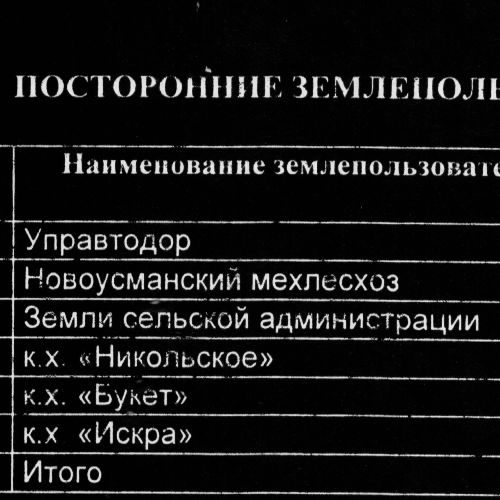
#> input picture склон-1 - демонстрационная выборка/склон-1 - демонстрационная выборка-152950.950746.png, 1000 x 1000 px (shown at 1/2 size)
$ python -i Morfology_updating_image.py   (imports and definitions only)
#> lines starting #> are read from the running program, lines starting #| are printed output that depends on the picture
#> further down, picture is the input picture: shape (1000, 1000, 3); min 0, max 248, mean 22
# Пропишем алгоритмы приведения изображения к нормальной форме
import math
import cv2
import cv2 as morfological_transformation
import matplotlib.pyplot as plt
import imageio
import numpy as np
# from sympy import ITE
import torch
import torch.nn as nn
import torch.nn.functional as F
import PIL as pil
from PIL import Image, ImageFilter
import base64
import os


def convert_to_channel_one_channel(path_to_image: str):
    return cv2.imread(path_to_image, 0)


# [6 lines left out: function edges, not called in this run]


def change_format_image():
    pass


# [62 lines left out: functions dilate_image, non_shum, normalization, not called in this run]


def morphological_change_image(image):
    kernel_open = morfological_transformation.getStructuringElement(
        morfological_transformation.MORPH_RECT, (2, 2))
    kernel_close = morfological_transformation.getStructuringElement(
        morfological_transformation.MORPH_RECT, (3, 3))
    masking = morfological_transformation.morphologyEx(
        image, morfological_transformation.MORPH_CLOSE, kernel_close)
    masking = morfological_transformation.morphologyEx(
        masking, morfological_transformation.MORPH_OPEN, kernel_open)
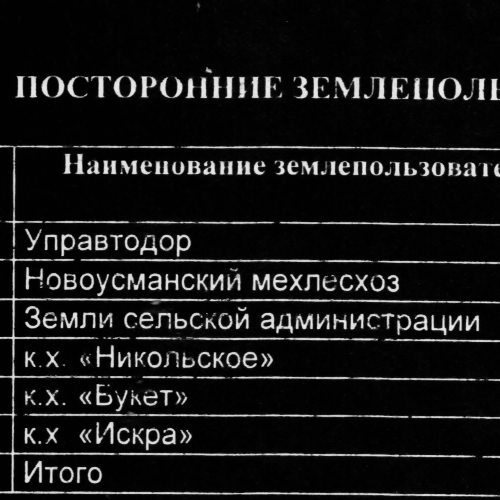
#> masking: shape (1000, 1000, 3) (shown at 1/2 size); min 1, max 236, mean 22.9

    masking = morfological_transformation.dilate(
        masking, kernel_open, iterations=1)
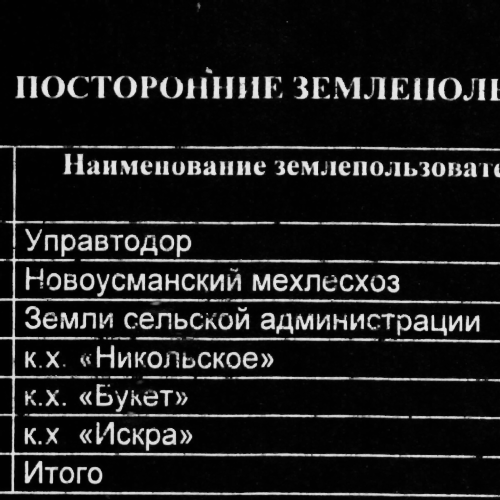
#> masking: shape (1000, 1000, 3) (shown at 1/2 size); min 1, max 236, mean 28.1

    kernel_open = morfological_transformation.getStructuringElement(
        morfological_transformation.MORPH_RECT, (1, 1))
    kernel_close = morfological_transformation.getStructuringElement(
        morfological_transformation.MORPH_RECT, (2, 2))
    masking = morfological_transformation.morphologyEx(
        masking, morfological_transformation.MORPH_CLOSE, kernel_close)
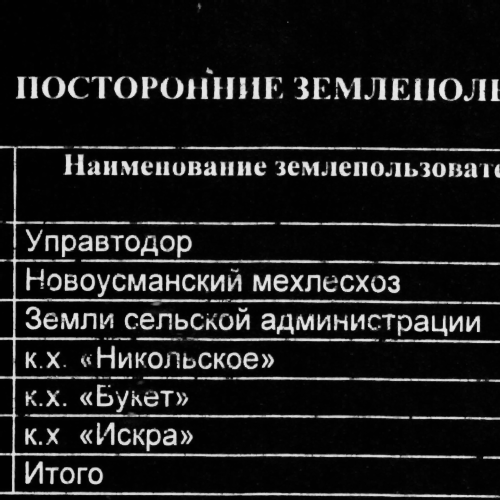
#> masking: shape (1000, 1000, 3) (shown at 1/2 size); min 1, max 236, mean 28.1
    masking = morfological_transformation.morphologyEx(
        masking, morfological_transformation.MORPH_OPEN, kernel_open)
    masking = morfological_transformation.dilate(
        masking, kernel_open, iterations=1)

    return masking


# [13 lines left out: function morphological_dilate_image, not called in this run]


def image_from_bytearray(byte_string: bytearray):
    array_numpy = np.array(byte_string.decode('utf-8'))


# [81 lines left out: functions image_view, cleaner_to_value, save_morfological_transformation_image, wait_byte_form_image, normalization_by_dirs, convert_to_one_channel_by_dirs and 1 more, not called in this run]
                # name_image = file.split('.')[0]
                # morfological_transformation.imwrite(
                #     f'{name_image}.png', resize_one_channel_image)

# [2 lines not run here, left out]

>>> import cv2
>>> picture = cv2.imread('../склон-1 - демонстрационная выборка/склон-1 - демонстрационная выборка-152950.950746.png')
>>> result = morphological_change_image(picture)

$ run again, on склон-1 - демонстрационная выборка/склон-1 - демонстрационная выборка-152954.113574.png
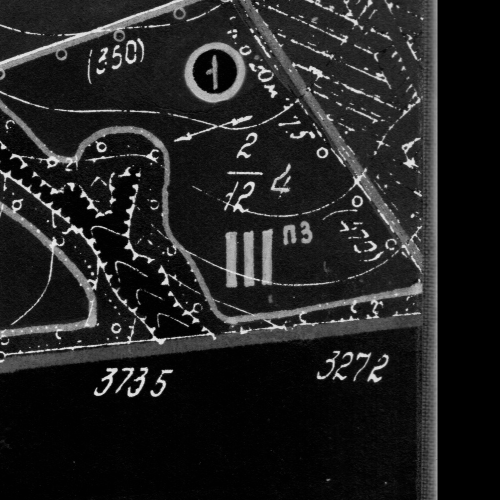
#> input picture склон-1 - демонстрационная выборка/склон-1 - демонстрационная выборка-152954.113574.png, 1000 x 1000 px (shown at 1/2 size)
#> picture is the input picture: shape (1000, 1000, 3); min 0, max 244, mean 34.1
#> in morphological_change_image, `masking = morfological_transformation.dilate( masking, kernel_open, it..`:
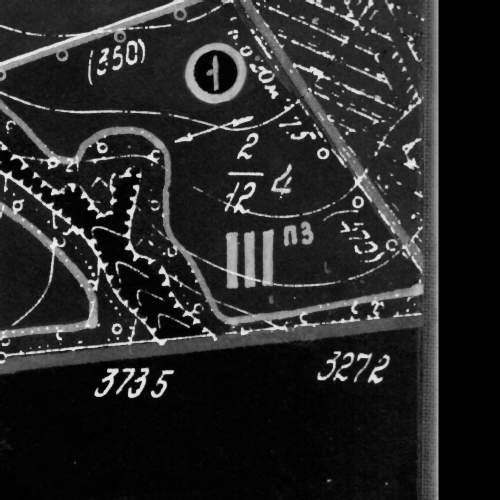
#> masking: shape (1000, 1000, 3) (shown at 1/2 size); min 0, max 236, mean 40.2
#> in morphological_change_image, `masking = morfological_transformation.morphologyEx( masking, morfologi..`:
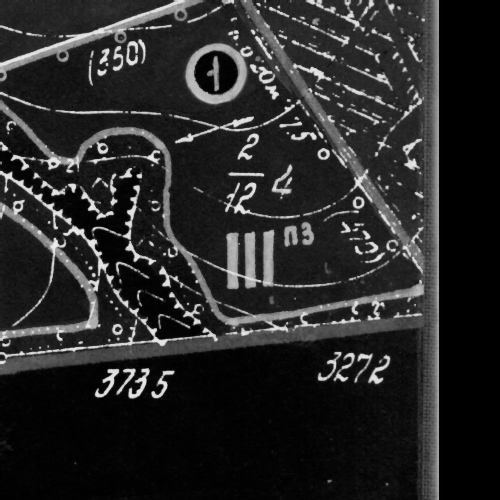
#> masking: shape (1000, 1000, 3) (shown at 1/2 size); min 0, max 236, mean 40.3

$ run again, on склон-1 - демонстрационная выборка/склон-1 - демонстрационная выборка-153020.051029.png
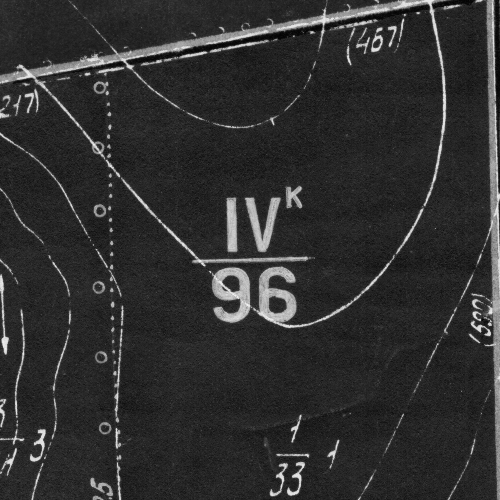
#> input picture склон-1 - демонстрационная выборка/склон-1 - демонстрационная выборка-153020.051029.png, 1000 x 1000 px (shown at 1/2 size)
#> picture is the input picture: shape (1000, 1000, 3); min 0, max 254, mean 47.4
#> in morphological_change_image, `masking = morfological_transformation.dilate( masking, kernel_open, it..`:
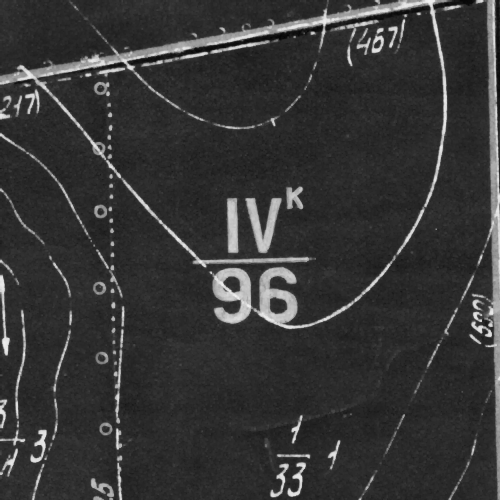
#> masking: shape (1000, 1000, 3) (shown at 1/2 size); min 4, max 240, mean 54.2
#> in morphological_change_image, `masking = morfological_transformation.morphologyEx( masking, morfologi..`:
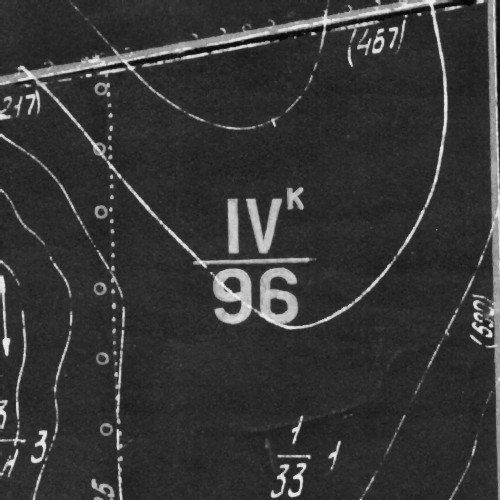
#> masking: shape (1000, 1000, 3) (shown at 1/2 size); min 4, max 240, mean 54.1

$ run again, on склон-1 - демонстрационная выборка/склон-1 - демонстрационная выборка-153023.098557.png
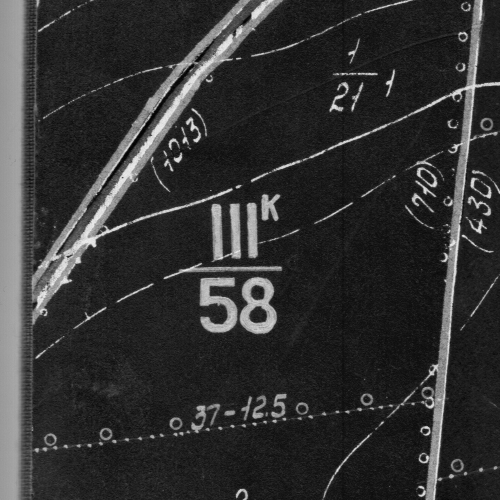
#> input picture склон-1 - демонстрационная выборка/склон-1 - демонстрационная выборка-153023.098557.png, 1000 x 1000 px (shown at 1/2 size)
#> picture is the input picture: shape (1000, 1000, 3); min 0, max 247, mean 49.9
#> in morphological_change_image, `masking = morfological_transformation.dilate( masking, kernel_open, it..`:
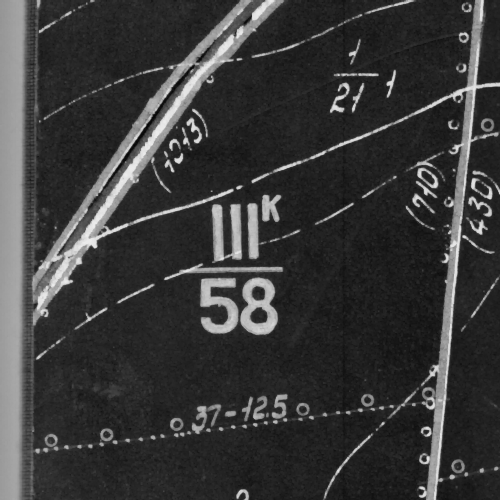
#> masking: shape (1000, 1000, 3) (shown at 1/2 size); min 4, max 237, mean 57
#> in morphological_change_image, `masking = morfological_transformation.morphologyEx( masking, morfologi..`:
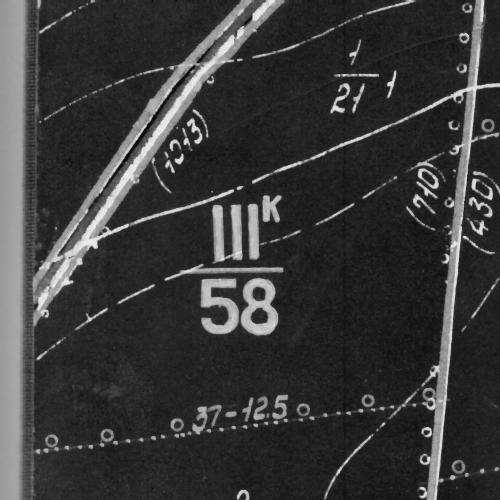
#> masking: shape (1000, 1000, 3) (shown at 1/2 size); min 4, max 237, mean 57.2
